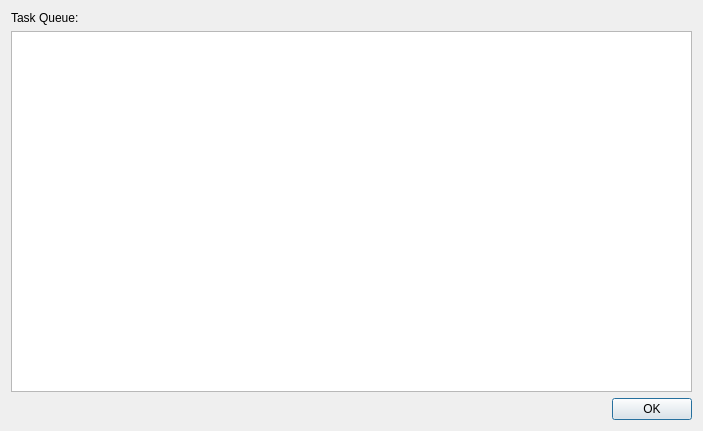
<?xml version="1.0" encoding="UTF-8"?>
<ui version="4.0">
 <class>Dialog</class>
 <widget class="QDialog" name="Dialog">
  <property name="geometry">
   <rect>
    <x>0</x>
    <y>0</y>
    <width>703</width>
    <height>431</height>
   </rect>
  </property>
  <property name="windowTitle">
   <string>Task Queue</string>
  </property>
  <layout class="QVBoxLayout" name="verticalLayout">
   <item>
    <widget class="QFrame" name="frame">
     <property name="frameShape">
      <enum>QFrame::NoFrame</enum>
     </property>
     <property name="frameShadow">
      <enum>QFrame::Raised</enum>
     </property>
     <layout class="QVBoxLayout" name="verticalLayout_2">
      <property name="leftMargin">
       <number>0</number>
      </property>
      <property name="topMargin">
       <number>0</number>
      </property>
      <property name="rightMargin">
       <number>0</number>
      </property>
      <property name="bottomMargin">
       <number>0</number>
      </property>
      <item>
       <widget class="QLabel" name="label_2">
        <property name="text">
         <string>Task Queue:</string>
        </property>
       </widget>
      </item>
      <item>
       <widget class="QTableWidget" name="tableWidget_history"/>
      </item>
     </layout>
    </widget>
   </item>
   <item>
    <widget class="QDialogButtonBox" name="buttonBox">
     <property name="orientation">
      <enum>Qt::Horizontal</enum>
     </property>
     <property name="standardButtons">
      <set>QDialogButtonBox::Ok</set>
     </property>
    </widget>
   </item>
  </layout>
 </widget>
 <resources/>
 <connections>
  <connection>
   <sender>buttonBox</sender>
   <signal>accepted()</signal>
   <receiver>Dialog</receiver>
   <slot>accept()</slot>
   <hints>
    <hint type="sourcelabel">
     <x>248</x>
     <y>254</y>
    </hint>
    <hint type="destinationlabel">
     <x>157</x>
     <y>274</y>
    </hint>
   </hints>
  </connection>
  <connection>
   <sender>buttonBox</sender>
   <signal>rejected()</signal>
   <receiver>Dialog</receiver>
   <slot>reject()</slot>
   <hints>
    <hint type="sourcelabel">
     <x>316</x>
     <y>260</y>
    </hint>
    <hint type="destinationlabel">
     <x>286</x>
     <y>274</y>
    </hint>
   </hints>
  </connection>
 </connections>
</ui>
